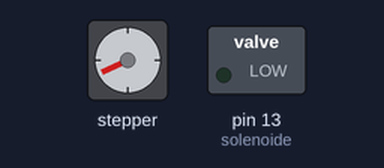
Simulated run of this sketch. Board: Arduino Uno, built with avr-gcc and run on an emulated ATmega328P. Shown: stepper motor, switched loads named in the sketch (green lamp = pin HIGH). Stepper angles assume 800 steps per turn.

Above: at 0.15 s.
At 1.06 s:
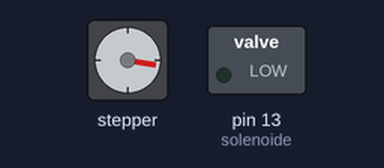
At 2.9 s:
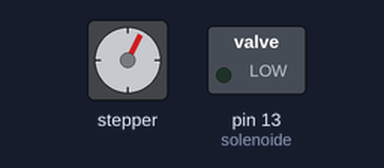
At 3.9 s:
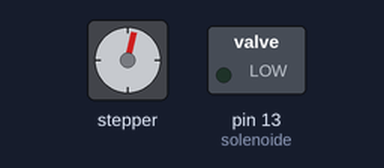
Timing chart, 0 to 5.4 s (numbered marks = the images above):
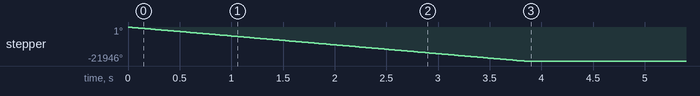

Measured:
- by itself, stepper: turns 21946° counter-clockwise in 3.8 s

The sketch:

ajustar_a_0.ino
```cpp
#include <Stepper.h>
int solenoide = 13;
const int stepsPerRevolution = 400;
;Stepper myStepper(800 , 9, 8);

void setup() {
  myStepper.setSpeed(950);
 pinMode(solenoide, OUTPUT);
}

void loop() {

//PARTIR DESDE EL ORIGEN PARA LLEGAR A 0


myStepper.step(-12192);
myStepper.step(-12192);
myStepper.step(-12192);
myStepper.step(-12192);
delay(10000000000);
}
```
